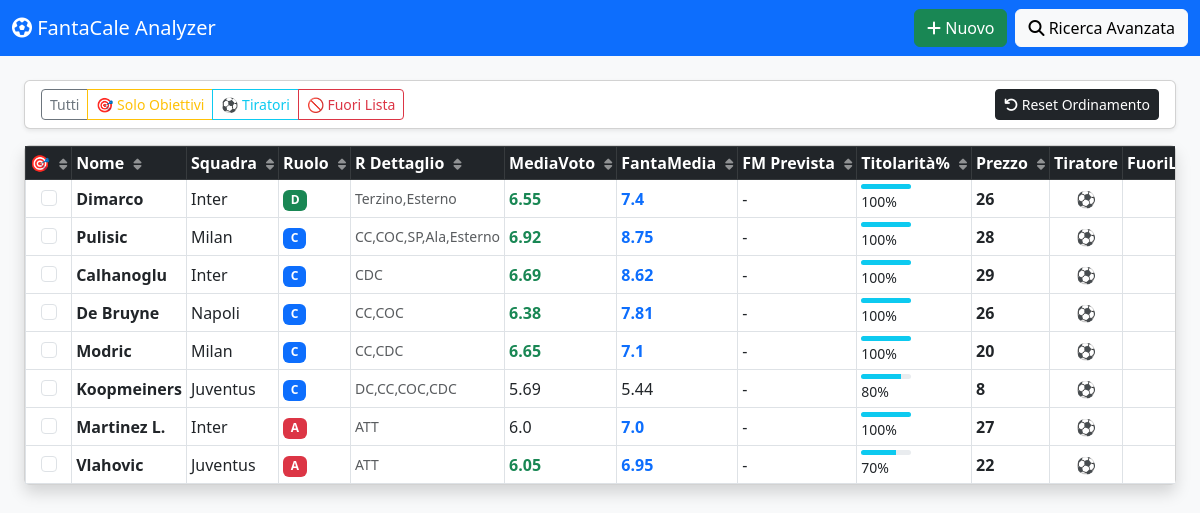
/?solo_tiratori=1, run on the app's committed database.
### tables this page shows
CREATE TABLE calciatori (
            ID INTEGER PRIMARY KEY AUTOINCREMENT,
            Nome TEXT NOT NULL,
            Squadra TEXT,
            Ruolo TEXT,
            Ruolo_Dettaglio TEXT,
            Fuori_lista INTEGER DEFAULT 0,
            Tiratore_CP INTEGER DEFAULT 0,
            Media_Voto REAL,
            FantaMedia REAL,
            FantaMedia_Prevista REAL,
            Titolarita INTEGER,
            Prezzo INTEGER,
            Obiettivo INTEGER DEFAULT 0,
            Nota TEXT
        );

### routes.py (the view)
@main.route('/')
def index():
    if request.args.get('reset_sort'):
        session.pop('sort_history', None)
        return redirect(url_for('main.index'))
    sort_field = request.args.get('sort')
    if sort_field:
        manage_cumulative_sort(sort_field)
    order_by = session.get('sort_history', [])
    filters = {}
    if request.args.get('ruolo'):
        filters['Ruolo'] = request.args.get('ruolo')
    if request.args.get('solo_tiratori'):
        filters['Tiratore_CP'] = 1
    if request.args.get('solo_obiettivi'):
        filters['Obiettivo'] = 1
    if request.args.get('solo_fuori_lista'):
        filters['Fuori_lista'] = 1
    players = db_manager.get_filtered_players(order_by=order_by, filters=filters)
    stats = {
        'total': len(players),
        'obiettivi': sum(1 for p in players if p['Obiettivo'] == 1),
        'budget_speso': sum(p['Prezzo'] for p in players if p['Prezzo'])
    }
    return render_template('index.html', players=players, stats=stats, current_sort=order_by)

### db_manager.py (called while the page is built)
def get_connection():
    conn = sqlite3.connect(DATABASE_NAME)
    conn.row_factory = sqlite3.Row
    return conn

### templates/index.html (shortened to what this page needs)
<!DOCTYPE html>
<html lang="it">
<head>
    <link href="https://cdn.jsdelivr.net/npm/bootstrap@5.3.0/dist/css/bootstrap.min.css" rel="stylesheet">
    <link href="https://cdnjs.cloudflare.com/ajax/libs/font-awesome/6.4.0/css/all.min.css" rel="stylesheet">
</head>
<body class="bg-light">
<nav class="navbar navbar-expand-lg navbar-dark bg-primary mb-4">
    <div class="container-fluid">
        <a class="navbar-brand" href="#"><i class="fas fa-futbol"></i> FantaCale Analyzer</a>
        <div class="d-flex">
            <a href="{{ url_for('main.insert') }}" class="btn btn-success me-2"><i class="fas fa-plus"></i> Nuovo</a>
            <a href="{{ url_for('main.search_page') }}" class="btn btn-light"><i class="fas fa-search"></i> Ricerca Avanzata</a>
        </div>
    </div>
</nav>
<div class="container-fluid px-4">
    <div class="card mb-3 shadow-sm">
        <div class="card-body py-2 d-flex justify-content-between align-items-center flex-wrap gap-2">
            <div class="btn-group btn-group-sm">
                <a href="{{ url_for('main.index') }}" class="btn btn-outline-secondary">Tutti</a>
                <a href="{{ url_for('main.index', solo_obiettivi=1) }}" class="btn btn-outline-warning">🎯 Solo Obiettivi</a>
                <a href="{{ url_for('main.index', solo_tiratori=1) }}" class="btn btn-outline-info">⚽ Tiratori</a>
                <a href="{{ url_for('main.index', solo_fuori_lista=1) }}" class="btn btn-outline-danger">🚫 Fuori Lista</a>
            </div>
            <a href="{{ url_for('main.index', reset_sort=1) }}" class="btn btn-sm btn-dark">
                <i class="fas fa-undo"></i> Reset Ordinamento
            </a>
        </div>
    </div>
    <div class="card shadow">
        <div class="table-responsive">
            <table class="table table-hover table-sm table-bordered mb-0">
                <thead class="table-dark text-nowrap">
                    <tr>
                        {% macro sort_header(field, label) %}
                        <th>
                            <a href="{{ url_for('main.index', sort=field) }}" class="text-white text-decoration-none d-block">
                                {{ label }}
                                {% set active_sort = namespace(found=false, dir='') %}
                                {% for s_field, s_dir in current_sort %}
                                    {% if s_field == field %}
                                        {% set active_sort.found = true %}
                                        {% set active_sort.dir = s_dir %}
                                    {% endif %}
                                {% endfor %}
                                <i class="fas fa-sort{{ '-up' if active_sort.dir == 'ASC' else '-down' if active_sort.dir == 'DESC' else '' }} sort-icon {{ 'sort-active' if active_sort.found else '' }}"></i>
                            </a>
                        </th>
                        {% endmacro %}
                        {{ sort_header('Obiettivo', '🎯') }}
                        {{ sort_header('Nome', 'Nome') }}
                        {{ sort_header('Squadra', 'Squadra') }}
                        {{ sort_header('Ruolo', 'Ruolo') }}
                        {{ sort_header('Ruolo_Dettaglio', 'R Dettaglio') }}
                        {{ sort_header('Media_Voto', 'MediaVoto') }}
                        {{ sort_header('FantaMedia', 'FantaMedia') }}
                        {{ sort_header('FantaMedia_Prevista', 'FM Prevista') }}
                        {{ sort_header('Titolarita', 'Titolarità%') }}
                        {{ sort_header('Prezzo', 'Prezzo') }}
                        <th class="text-center">Tiratore</th>
                        <th class="text-center">FuoriLista</th>
                    </tr>
                </thead>
                <tbody>
                    {% for p in players %}
                    <tr class="{{ 'table-warning' if p.Obiettivo else '' }} {{ 'table-danger' if p.Fuori_lista else '' }}">
                        <td class="text-center">
                            <div class="form-check d-flex justify-content-center">
                                <input class="form-check-input objective-toggle" type="checkbox"
                                       data-id="{{ p.ID }}"
                                       {{ 'checked' if p.Obiettivo else '' }}>
                            </div>
                        </td>
                        <td class="fw-bold">
                            <a href="{{ url_for('main.detail', player_id=p.ID) }}" class="text-decoration-none text-dark">
                                {{ p.Nome }}
                            </a>
                        </td>
                        <td>{{ p.Squadra }}</td>
                        <td><span class="badge bg-{{ 'warning' if p.Ruolo=='P' else 'success' if p.Ruolo=='D' else 'primary' if p.Ruolo=='C' else 'danger' }}">{{ p.Ruolo }}</span></td>
                        <td class="small text-muted">{{ p.Ruolo_Dettaglio }}</td>
                        <td class="{{ 'fw-bold text-success' if p.Media_Voto and p.Media_Voto > 6.0 else '' }}">
                            {{ p.Media_Voto or '-' }}
                        </td>
                        <td class="{{ 'fw-bold text-primary' if p.FantaMedia and p.FantaMedia > 6.5 else '' }}">
                            {{ p.FantaMedia or '-' }}
                        </td>
                        <td>{{ p.FantaMedia_Prevista or '-' }}</td>
                        <td>
                            {% if p.Titolarita %}
                            <div class="progress" style="height: 5px; width: 50px;">
                                <div class="progress-bar bg-info" role="progressbar" style="width: {{p.Titolarita }}%"></div>
                            </div>
                            <span class="small">{{ p.Titolarita }}%</span>
                            {% else %}-{% endif %}
                        </td>
                        <td class="fw-bold">{{ p.Prezzo or 0 }}</td>
                        <td class="text-center text-success">{{ '⚽' if p.Tiratore_CP else '' }}</td>
                        <td class="text-center text-danger">{{ '🚫' if p.Fuori_lista else '' }}</td>
                    </tr>
                    {% else %}
                    <tr>
                        <td colspan="12" class="text-center py-4">Nessun giocatore trovato.</td>
                    </tr>
                    {% endfor %}
                </tbody>
            </table>
        </div>
    </div>
</div>
</body>
</html>

### templates/index.html (style rules this page uses)
.sort-icon { font-size: 0.8em; margin-left: 5px; opacity: 0.5; }
.table-sm td, .table-sm th { vertical-align: middle; }

### data on the page
calciatori: Nome "Dimarco", Squadra "Inter", Ruolo "D", Ruolo_Dettaglio "Terzino,Esterno", Media_Voto "6.55", FantaMedia "7.4", FantaMedia_Prevista "-", Titolarita "100", Prezzo "26", Tiratore_CP "⚽"
calciatori: Nome "Pulisic", Squadra "Milan", Ruolo "C", Ruolo_Dettaglio "CC,COC,SP,Ala,Esterno", Media_Voto "6.92", FantaMedia "8.75", FantaMedia_Prevista "-", Titolarita "100", Prezzo "28", Tiratore_CP "⚽"
calciatori: Nome "Calhanoglu", Squadra "Inter", Ruolo "C", Ruolo_Dettaglio "CDC", Media_Voto "6.69", FantaMedia "8.62", FantaMedia_Prevista "-", Titolarita "100", Prezzo "29", Tiratore_CP "⚽"
calciatori: Nome "De Bruyne", Squadra "Napoli", Ruolo "C", Ruolo_Dettaglio "CC,COC", Media_Voto "6.38", FantaMedia "7.81", FantaMedia_Prevista "-", Titolarita "100", Prezzo "26", Tiratore_CP "⚽"
calciatori: Nome "Modric", Squadra "Milan", Ruolo "C", Ruolo_Dettaglio "CC,CDC", Media_Voto "6.65", FantaMedia "7.1", FantaMedia_Prevista "-", Titolarita "100", Prezzo "20", Tiratore_CP "⚽"
calciatori: Nome "Koopmeiners", Squadra "Juventus", Ruolo "C", Ruolo_Dettaglio "DC,CC,COC,CDC", Media_Voto "5.69", FantaMedia "5.44", FantaMedia_Prevista "-", Titolarita "80", Prezzo "8", Tiratore_CP "⚽"
calciatori: Nome "Martinez L.", Squadra "Inter", Ruolo "A", Ruolo_Dettaglio "ATT", Media_Voto "6.0", FantaMedia "7.0", FantaMedia_Prevista "-", Titolarita "100", Prezzo "27", Tiratore_CP "⚽"
calciatori: Nome "Vlahovic", Squadra "Juventus", Ruolo "A", Ruolo_Dettaglio "ATT", Media_Voto "6.05", FantaMedia "6.95", FantaMedia_Prevista "-", Titolarita "70", Prezzo "22", Tiratore_CP "⚽"

### other printed values
{{ label }} "🎯 Nome Squadra Ruolo R Dettaglio MediaVoto FantaMedia FM Prevista Titolarità% Prezzo"
